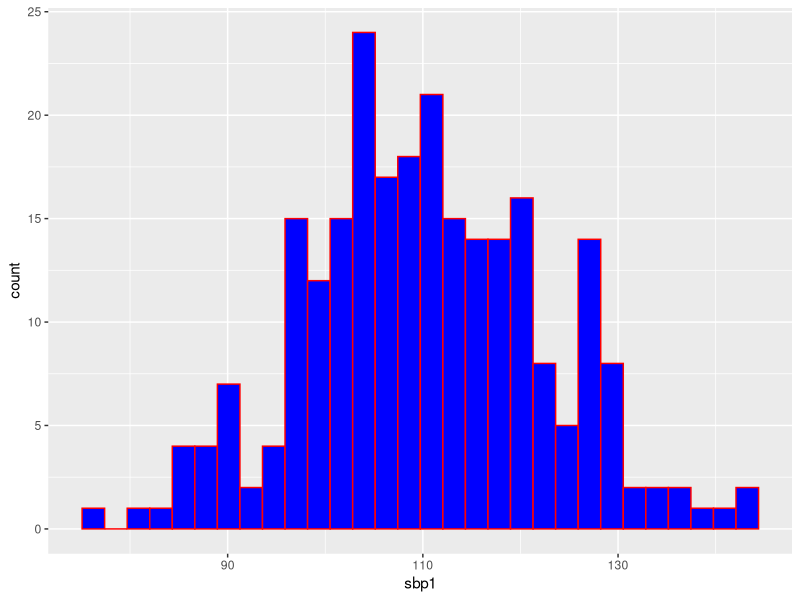
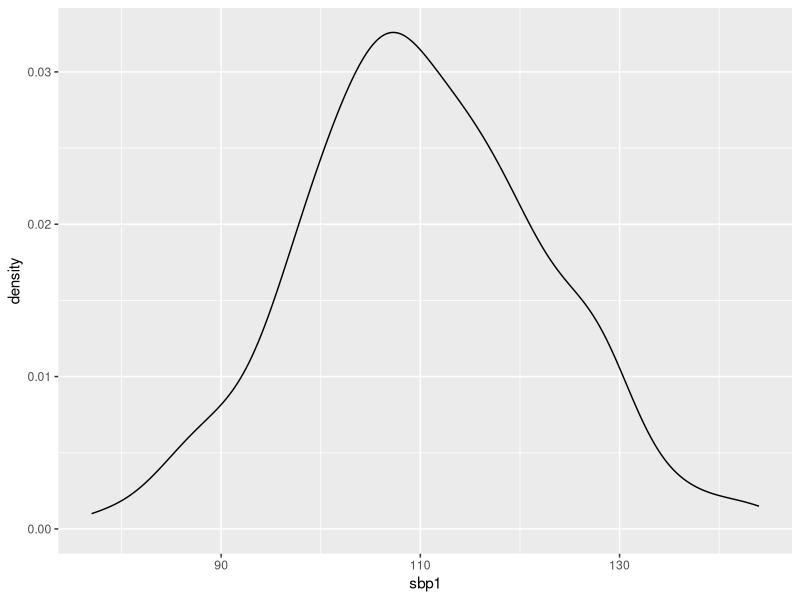
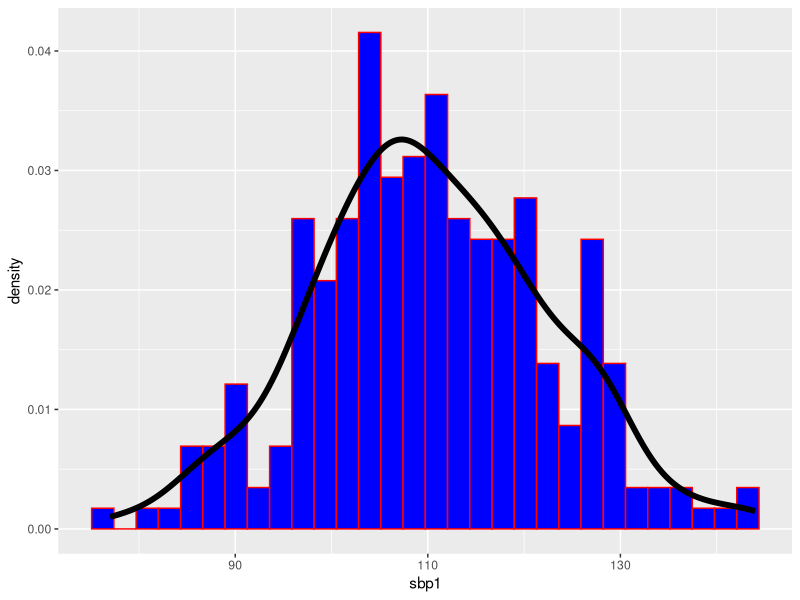
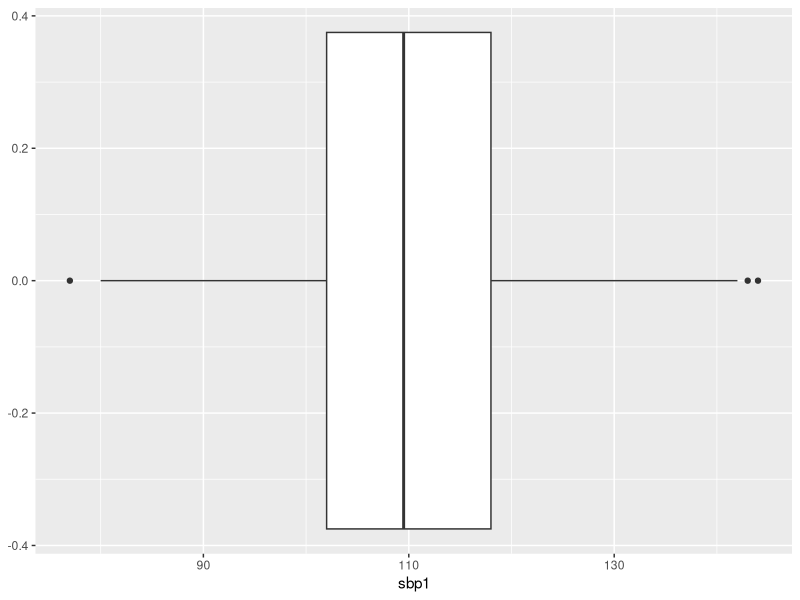
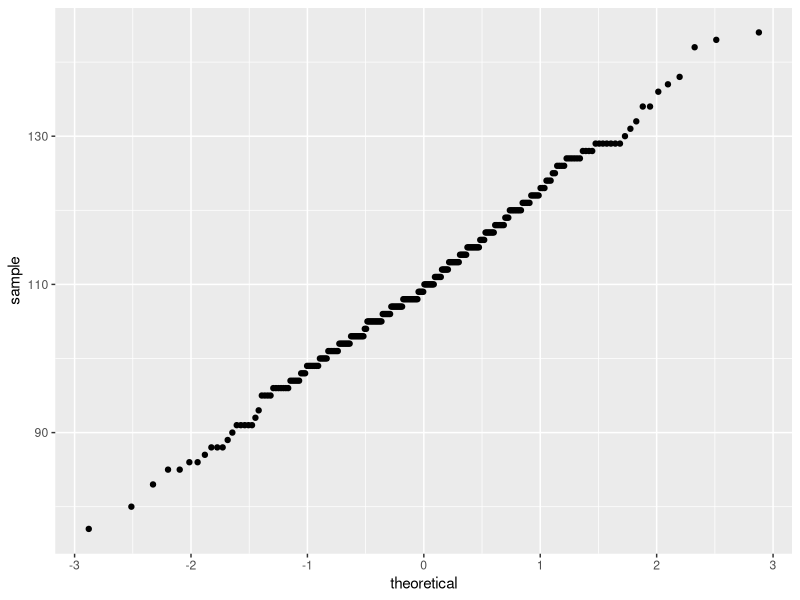

Generate these figures, in order, with R:
## ---- chunk 1
#| echo: true
#| output-location: fragment
library(ggplot2)
library(readr)
library(dplyr)

df <- read_csv("data.csv") %>%
  mutate(sex = factor(sex,
                      levels = 1:2,
                      labels = c("M", "F")))
## ---- chunk 2
#| echo: true
#| output-location: fragment
df %>%
  ggplot(aes(x = sbp1)) +
  geom_histogram(colour = "red",
                 fill = "blue")
## ---- chunk 3
#| echo: true
#| output-location: fragment
df %>% 
  ggplot(aes(x=sbp1))+
  geom_density()
## ---- chunk 4
#| echo: true
#| output-location: fragment
df %>%
  ggplot(aes(x = sbp1)) +
  geom_histogram(aes(x=sbp1,
                     after_stat(density)),
                 colour="red",
                 fill="blue")+geom_density(lwd=2)
## ---- chunk 5
#| echo: true
#| output-location: fragment
df %>% 
  ggplot(aes(x=sbp1))+
  geom_boxplot()
## ---- chunk 6
#| echo: true
#| output-location: fragment
df %>% 
  ggplot(aes(sample = sbp1)) +
  geom_qq()
## ---- chunk 7
#| echo: true
#| output-location: fragment
ks.test(df$sbp1, pnorm)
## ---- chunk 8
#| echo: true
#| output-location: fragment
shapiro.test(df$sbp1)
## ---- chunk 9
#| echo: true
#| output-location: fragment
library(nortest)
lillie.test(df$sbp1)
## ---- chunk 10
#| echo: true
#| output-location: fragment
ttest_result <- t.test(sbp1 ~ sex,
                       data = df)

print(ttest_result)
## ---- chunk 11
#| echo: true
#| output-location: fragment
pairedttest <- t.test(df$sbp1,
                      df$sbp2,
                      paired=TRUE)

pairedttest
## ---- chunk 12
#| echo: true
#| output-location: fragment
cst <- chisq.test(df$sex,
                  df$curSmoke)
cst
## ---- chunk 13
#| echo: true
#| output-location: fragment
WT <- wilcox.test(df$dbp1,
                  df$dbp2,
                  paired = TRUE)
WT
## ---- chunk 14
#| echo: true
#| output-location: fragment
MW <- wilcox.test(dbp1 ~ sex,data = df)

MW
## ---- chunk 15
#| echo: true
#| output-location: fragment
KWT <- kruskal.test(df$dbp1,
                    df$dbp2,
                    df$dbp3)
KWT
## ---- chunk 16
#| echo: true
#| output-location: fragment
correlation_coefficient <- cor(df$sbp1, df$sbp2)
print(correlation_coefficient)
## ---- chunk 17
#| echo: true
#| output-location: fragment
cor_test_result <- cor.test(df$sbp1, df$sbp2)
print(cor_test_result)
## ---- chunk 18
#| echo: true
#| output-location: fragment
spearman_coefficient <- cor(df$dbp1,df$dbp2, method = "spearman")
print(spearman_coefficient)
## ---- chunk 19
#| echo: true
#| output-location: fragment
spearman_test_result <- cor.test(df$dbp1,df$dbp2, method = "spearman")
print(spearman_test_result) 
## ---- chunk 20
#| echo: true
#| output-location: fragment
library(tidyr)
dfLong <- df %>% 
  select(starts_with("sbp")) %>% 
  pivot_longer(cols = everything(),
               names_to = "type",
               values_to = "bp")

AR <- aov(bp~type, data = dfLong)
summary(AR)
## ---- chunk 21
#| echo: true
#| output-location: fragment
manova_model <- manova(cbind(sbp1,sbp2,dbp1,dbp2) ~ edu,
                       data = df)
summary(manova_model)
